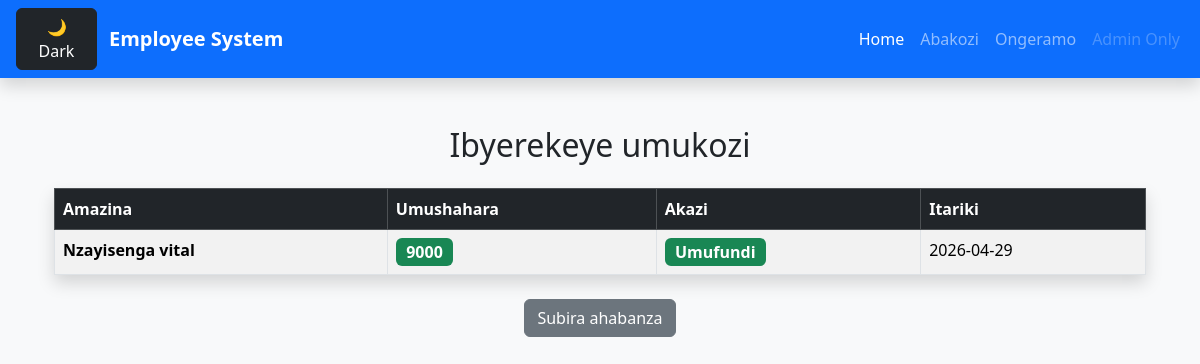
The app's page /detail/2 with its own data.
### employees/models.py (models this page shows, shortened)
class Umushahara(models.Model):
    umukozi = models.ForeignKey(Abakozi, on_delete=models.CASCADE)
    umushahara = models.IntegerField()
    igihe = models.DateField()

class Abakozi(models.Model):
    first_name = models.CharField(max_length=100, null=True)
    last_name = models.CharField(max_length=100, null=True)
    akazi = models.CharField(max_length=100)
    arakora = models.BooleanField(default=True)
    itariki = models.DateTimeField()

### employees/views.py (the view)
# urls.py: path("detail/<int:id>", views.detail, name = 'detail'),
def detail(request, id):
    details = Umushahara.objects.filter(umukozi_id = id)
    return render(request, 'employees/detail.html', {'mydetails':details})

### employees/templates/employees/detail.html (shortened to what this page needs)
{% extends 'employees/index.html' %}
{% block content %}
<div class="container mt-4">
    <h2 class="text-center mb-4">Ibyerekeye umukozi</h2>
    <table class="table table-bordered table-striped table-hover shadow">
        <thead class="table-dark">
            <tr>
                <th>Amazina</th>
                <th>Umushahara</th>
                <th>Akazi</th>
                <th>Itariki</th>
            </tr>
        </thead>
        <tbody>
            {% for x in mydetails %}
            <tr>
                <td>
                    <strong>
                        {{ x.umukozi.first_name }} {{ x.umukozi.last_name }}
                    </strong>
                </td>
                <td>
                    <span class="badge bg-success fs-6">
                        {{ x.umushahara }}
                    </span>
                </td>
                <td>
                    <span class="badge bg-success fs-6">
                        {{ x.umukozi.akazi }}
                    </span>
                </td>
                <td>
                    {{ x.igihe|date:"Y-m-d" }}
                </td>
            </tr>
            {% endfor %}
        </tbody>
    </table>
    <div class="text-center mt-4">
        <a href="{% url 'home' %}" class="btn btn-secondary">
            Subira ahabanza
        </a>
    </div>
</div>
{% endblock %}

### records on screen
Umushahara: umukozi.first_name "Nzayisenga", umukozi.last_name "vital", umushahara "9000", umukozi.akazi "Umufundi", igihe "2026-04-29"
